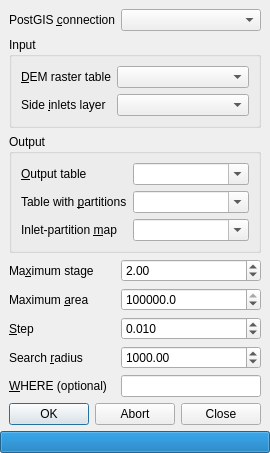
<?xml version="1.0" encoding="UTF-8"?>
<ui version="4.0">
 <class>dlgHypsometry</class>
 <widget class="QDialog" name="dlgHypsometry">
  <property name="geometry">
   <rect>
    <x>0</x>
    <y>0</y>
    <width>255</width>
    <height>412</height>
   </rect>
  </property>
  <property name="windowTitle">
   <string>Stage-area extractor</string>
  </property>
  <property name="windowIcon">
   <iconset resource="resources.qrc">
    <normaloff>:/plugins/siam/icon.png</normaloff>:/plugins/siam/icon.png</iconset>
  </property>
  <property name="sizeGripEnabled">
   <bool>false</bool>
  </property>
  <layout class="QVBoxLayout" name="verticalLayout">
   <property name="spacing">
    <number>6</number>
   </property>
   <property name="margin">
    <number>0</number>
   </property>
   <item>
    <layout class="QGridLayout" name="gridLayout">
     <property name="sizeConstraint">
      <enum>QLayout::SetDefaultConstraint</enum>
     </property>
     <property name="leftMargin">
      <number>9</number>
     </property>
     <property name="topMargin">
      <number>9</number>
     </property>
     <property name="rightMargin">
      <number>9</number>
     </property>
     <item row="0" column="0">
      <widget class="QLabel" name="labelConnection">
       <property name="text">
        <string>PostGIS &amp;connection</string>
       </property>
       <property name="buddy">
        <cstring>cbConnection</cstring>
       </property>
      </widget>
     </item>
     <item row="0" column="1">
      <widget class="QComboBox" name="cbConnection">
       <property name="toolTip">
        <string>&lt;!DOCTYPE HTML PUBLIC &quot;-//W3C//DTD HTML 4.0//EN&quot; &quot;http://www.w3.org/TR/REC-html40/strict.dtd&quot;&gt;
&lt;html&gt;&lt;head&gt;&lt;meta name=&quot;qrichtext&quot; content=&quot;1&quot; /&gt;&lt;style type=&quot;text/css&quot;&gt;
p, li { white-space: pre-wrap; }
&lt;/style&gt;&lt;/head&gt;&lt;body style=&quot; font-family:'MS Shell Dlg 2'; font-size:8.25pt; font-weight:400; font-style:normal;&quot;&gt;
&lt;p style=&quot; margin-top:0px; margin-bottom:0px; margin-left:0px; margin-right:0px; -qt-block-indent:0; text-indent:0px;&quot;&gt;&lt;span style=&quot; font-size:8pt; font-weight:600;&quot;&gt;Temporary limitation&lt;/span&gt;&lt;/p&gt;
&lt;p style=&quot; margin-top:0px; margin-bottom:0px; margin-left:0px; margin-right:0px; -qt-block-indent:0; text-indent:0px;&quot;&gt;&lt;span style=&quot; font-size:8pt;&quot;&gt;You must save user name and use ~/.pgpass.&lt;/span&gt;&lt;/p&gt;
&lt;p style=&quot; margin-top:0px; margin-bottom:0px; margin-left:0px; margin-right:0px; -qt-block-indent:0; text-indent:0px;&quot;&gt;&lt;span style=&quot; font-size:8pt;&quot;&gt;Use PGHOST &amp;amp; PGPORT if not connecting to localhost.&lt;/span&gt;&lt;/p&gt;&lt;/body&gt;&lt;/html&gt;</string>
       </property>
      </widget>
     </item>
     <item row="1" column="0" colspan="2">
      <widget class="QGroupBox" name="groupBox">
       <property name="enabled">
        <bool>true</bool>
       </property>
       <property name="sizePolicy">
        <sizepolicy hsizetype="Preferred" vsizetype="Fixed">
         <horstretch>0</horstretch>
         <verstretch>0</verstretch>
        </sizepolicy>
       </property>
       <property name="title">
        <string>Input</string>
       </property>
       <property name="flat">
        <bool>false</bool>
       </property>
       <property name="checkable">
        <bool>false</bool>
       </property>
       <layout class="QFormLayout" name="formLayout">
        <item row="0" column="0">
         <widget class="QLabel" name="labelDEM">
          <property name="text">
           <string>&amp;DEM raster table</string>
          </property>
          <property name="buddy">
           <cstring>cbDEM</cstring>
          </property>
         </widget>
        </item>
        <item row="0" column="1">
         <widget class="QComboBox" name="cbDEM">
          <property name="editable">
           <bool>false</bool>
          </property>
         </widget>
        </item>
        <item row="1" column="0">
         <widget class="QLabel" name="labelInlets">
          <property name="text">
           <string>Side &amp;inlets layer</string>
          </property>
          <property name="buddy">
           <cstring>cbInlets</cstring>
          </property>
         </widget>
        </item>
        <item row="1" column="1">
         <widget class="QComboBox" name="cbInlets">
          <property name="editable">
           <bool>false</bool>
          </property>
         </widget>
        </item>
       </layout>
      </widget>
     </item>
     <item row="2" column="0" colspan="2">
      <widget class="QGroupBox" name="groupBox_2">
       <property name="sizePolicy">
        <sizepolicy hsizetype="Preferred" vsizetype="Fixed">
         <horstretch>0</horstretch>
         <verstretch>0</verstretch>
        </sizepolicy>
       </property>
       <property name="title">
        <string>Output</string>
       </property>
       <layout class="QFormLayout" name="formLayout_2">
        <item row="0" column="0">
         <widget class="QLabel" name="labelOutput">
          <property name="text">
           <string>&amp;Output table</string>
          </property>
          <property name="buddy">
           <cstring>cbOutput</cstring>
          </property>
         </widget>
        </item>
        <item row="0" column="1">
         <widget class="QComboBox" name="cbOutput">
          <property name="editable">
           <bool>true</bool>
          </property>
          <property name="insertPolicy">
           <enum>QComboBox::InsertAlphabetically</enum>
          </property>
         </widget>
        </item>
        <item row="1" column="0">
         <widget class="QLabel" name="labelPartitions">
          <property name="text">
           <string>Table with &amp;partitions</string>
          </property>
          <property name="buddy">
           <cstring>cbPartitions</cstring>
          </property>
         </widget>
        </item>
        <item row="1" column="1">
         <widget class="QComboBox" name="cbPartitions">
          <property name="editable">
           <bool>true</bool>
          </property>
          <property name="insertPolicy">
           <enum>QComboBox::InsertAlphabetically</enum>
          </property>
         </widget>
        </item>
        <item row="2" column="0">
         <widget class="QLabel" name="labelMap">
          <property name="text">
           <string>Inlet-partition &amp;map</string>
          </property>
          <property name="buddy">
           <cstring>cbMap</cstring>
          </property>
         </widget>
        </item>
        <item row="2" column="1">
         <widget class="QComboBox" name="cbMap">
          <property name="editable">
           <bool>true</bool>
          </property>
          <property name="insertPolicy">
           <enum>QComboBox::InsertAlphabetically</enum>
          </property>
         </widget>
        </item>
       </layout>
      </widget>
     </item>
     <item row="3" column="0">
      <widget class="QLabel" name="labelMaxStage">
       <property name="text">
        <string>Ma&amp;ximum stage</string>
       </property>
       <property name="buddy">
        <cstring>sbMaxStage</cstring>
       </property>
      </widget>
     </item>
     <item row="3" column="1">
      <widget class="QDoubleSpinBox" name="sbMaxStage">
       <property name="minimum">
        <double>0.500000000000000</double>
       </property>
       <property name="singleStep">
        <double>0.100000000000000</double>
       </property>
       <property name="value">
        <double>2.000000000000000</double>
       </property>
      </widget>
     </item>
     <item row="4" column="0">
      <widget class="QLabel" name="labelMaxStage_2">
       <property name="text">
        <string>Maximum &amp;area</string>
       </property>
       <property name="buddy">
        <cstring>sbMaxArea</cstring>
       </property>
      </widget>
     </item>
     <item row="4" column="1">
      <widget class="QDoubleSpinBox" name="sbMaxArea">
       <property name="decimals">
        <number>1</number>
       </property>
       <property name="minimum">
        <double>1000.000000000000000</double>
       </property>
       <property name="maximum">
        <double>1000000.000000000000000</double>
       </property>
       <property name="singleStep">
        <double>10000.000000000000000</double>
       </property>
       <property name="value">
        <double>100000.000000000000000</double>
       </property>
      </widget>
     </item>
     <item row="5" column="0">
      <widget class="QLabel" name="labelStep">
       <property name="text">
        <string>&amp;Step</string>
       </property>
       <property name="buddy">
        <cstring>sbStep</cstring>
       </property>
      </widget>
     </item>
     <item row="5" column="1">
      <widget class="QDoubleSpinBox" name="sbStep">
       <property name="decimals">
        <number>3</number>
       </property>
       <property name="minimum">
        <double>0.001000000000000</double>
       </property>
       <property name="maximum">
        <double>1.000000000000000</double>
       </property>
       <property name="singleStep">
        <double>0.010000000000000</double>
       </property>
       <property name="value">
        <double>0.010000000000000</double>
       </property>
      </widget>
     </item>
     <item row="6" column="0">
      <widget class="QLabel" name="labelRadius">
       <property name="text">
        <string>Search &amp;radius</string>
       </property>
       <property name="buddy">
        <cstring>sbRadius</cstring>
       </property>
      </widget>
     </item>
     <item row="6" column="1">
      <widget class="QDoubleSpinBox" name="sbRadius">
       <property name="minimum">
        <double>1.000000000000000</double>
       </property>
       <property name="maximum">
        <double>10000.000000000000000</double>
       </property>
       <property name="singleStep">
        <double>10.000000000000000</double>
       </property>
       <property name="value">
        <double>1000.000000000000000</double>
       </property>
      </widget>
     </item>
     <item row="7" column="0">
      <widget class="QLabel" name="labeWhere">
       <property name="text">
        <string>&amp;WHERE (optional)</string>
       </property>
       <property name="buddy">
        <cstring>leWhere</cstring>
       </property>
      </widget>
     </item>
     <item row="7" column="1">
      <widget class="QLineEdit" name="leWhere">
       <property name="statusTip">
        <string>Suiteable PostGIS statement, e.g., using rid, rast, or other fields using subquery</string>
       </property>
      </widget>
     </item>
     <item row="8" column="0" colspan="2">
      <widget class="QDialogButtonBox" name="buttonBox">
       <property name="enabled">
        <bool>true</bool>
       </property>
       <property name="orientation">
        <enum>Qt::Horizontal</enum>
       </property>
       <property name="standardButtons">
        <set>QDialogButtonBox::Abort|QDialogButtonBox::Close|QDialogButtonBox::Ok</set>
       </property>
       <property name="centerButtons">
        <bool>false</bool>
       </property>
      </widget>
     </item>
    </layout>
   </item>
   <item>
    <widget class="QProgressBar" name="progressBar">
     <property name="enabled">
      <bool>true</bool>
     </property>
     <property name="maximum">
      <number>1</number>
     </property>
     <property name="value">
      <number>1</number>
     </property>
     <property name="textVisible">
      <bool>false</bool>
     </property>
     <property name="invertedAppearance">
      <bool>false</bool>
     </property>
     <property name="format">
      <string>%p</string>
     </property>
    </widget>
   </item>
  </layout>
 </widget>
 <resources>
  <include location="resources.qrc"/>
 </resources>
 <connections>
  <connection>
   <sender>buttonBox</sender>
   <signal>accepted()</signal>
   <receiver>dlgHypsometry</receiver>
   <slot>accept()</slot>
   <hints>
    <hint type="sourcelabel">
     <x>248</x>
     <y>254</y>
    </hint>
    <hint type="destinationlabel">
     <x>157</x>
     <y>274</y>
    </hint>
   </hints>
  </connection>
  <connection>
   <sender>buttonBox</sender>
   <signal>rejected()</signal>
   <receiver>dlgHypsometry</receiver>
   <slot>reject()</slot>
   <hints>
    <hint type="sourcelabel">
     <x>316</x>
     <y>260</y>
    </hint>
    <hint type="destinationlabel">
     <x>286</x>
     <y>274</y>
    </hint>
   </hints>
  </connection>
 </connections>
</ui>
